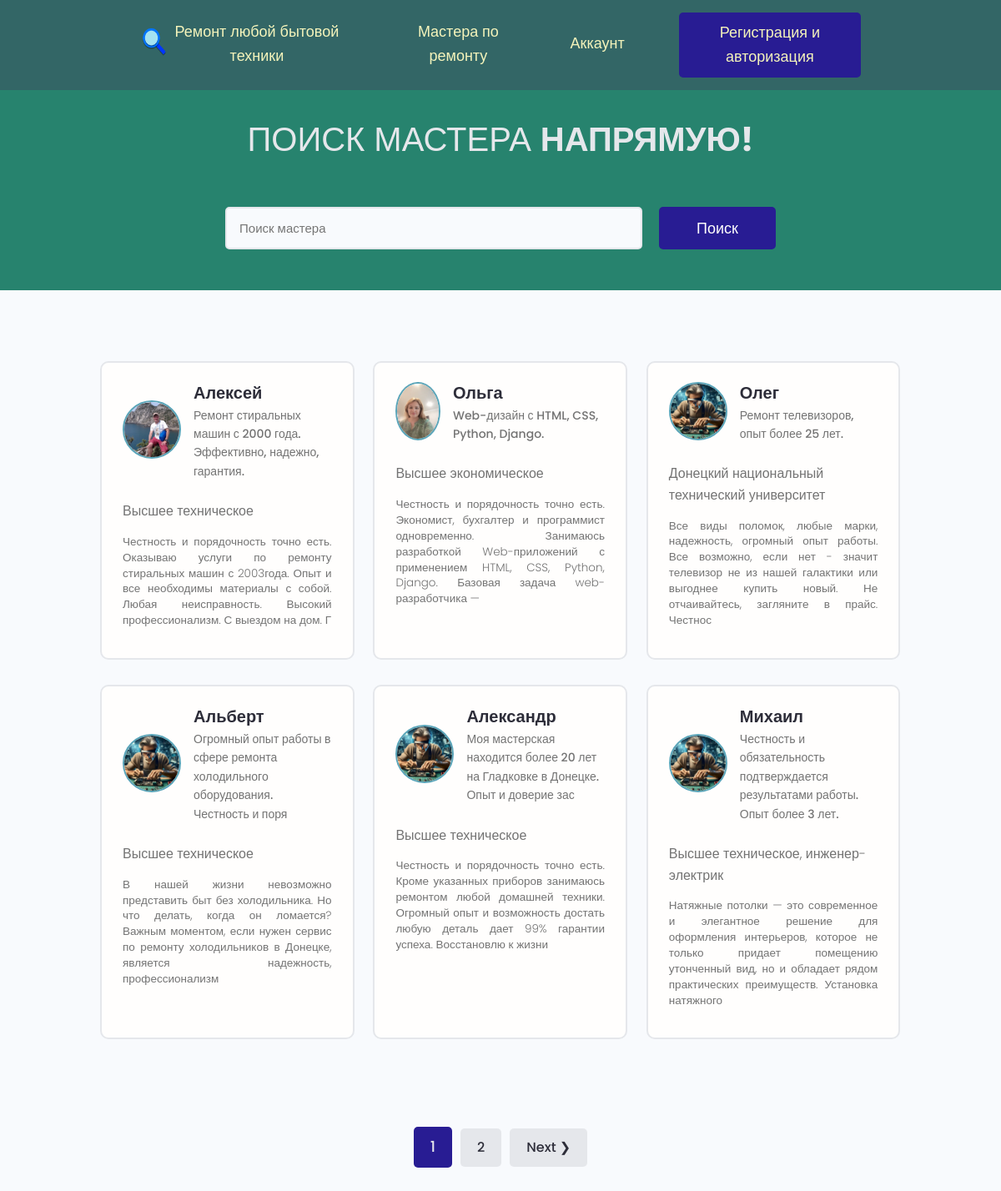
Screenshot of /engineers/ with the database file from the repository.
### engineers/models.py (models this page shows, shortened)
class Engineer(models.Model):
    engineer = models.OneToOneField(User, on_delete=models.CASCADE, blank=True, verbose_name="Мастер")
    name = models.CharField(max_length=200, blank=True, verbose_name="Имя")
    email = models.EmailField(max_length=200, blank=True, verbose_name="Email")
    username = models.CharField(max_length=200, blank=True, verbose_name="Username")
    i_info = models.TextField(max_length=100, blank=True, verbose_name="Кратко")
    all_info = models.TextField(blank=True, verbose_name="Информация")
    engineer_image = models.ImageField(upload_to="repairs/", default="repairs/engineer.jpeg", verbose_name="Фото")
    education = models.CharField(max_length=200, blank=True, verbose_name="Образование")
    price = models.FileField(upload_to="repairs/", default="repairs/price_repair_cleaner.jpeg", verbose_name="Цены")
    social_website = models.CharField(max_length=200, blank=True, verbose_name="Сайт")
    social_vkontakte = models.CharField(max_length=200, blank=True, verbose_name="Вконтакте")
    social_whatsapp = models.CharField(max_length=200, blank=True, verbose_name="WhatsApp")
    social_telegram = models.CharField(max_length=200, blank=True, verbose_name="Телеграм")
    created = models.DateTimeField(auto_now_add=True, verbose_name="Дата создания")

### engineers/views.py (the view)
# urls.py: path('', views.engineers, name="engineers"),
def engineers(request):
    engi, search_query = search_engineers(request)
    custom_range, engi = paginate_engineers(request, engi, 6)
    context = {
        'engineers': engi,
        'search_query': search_query,
        'custom_range': custom_range
    }
    return render(request, 'engineers/index.html', context)

### engineers/utils.py (called while the page is built)
def paginate_engineers(request, rep, results):
    page = request.GET.get('page')
    paginator = Paginator(rep, results)
    try:
        rep = paginator.page(page)
    except PageNotAnInteger:
        page = 1
        rep = paginator.page(page)
    except EmptyPage:
        page = paginator.num_pages
        rep = paginator.page(page)
    right_index = int(page) + 5
    if right_index > paginator.num_pages:
        right_index = paginator.num_pages + 1
    left_index = int(page) - 4
    if left_index < 1:
        left_index = 1
    custom_range = range(left_index, right_index)
    return custom_range, rep

def search_engineers(request):
    search_query = ''
    if request.GET.get('search_query'):  # получаем данные по имени name="search_query"стр16index.html
        search_query = request.GET.get('search_query')
    engi = Engineer.objects.filter(Q(name__icontains=search_query) |
                                   Q(i_info__icontains=search_query) |
                                   Q(all_info__icontains=search_query)
                                   )
    return engi, search_query

### engineers/templates/engineers/index.html (shortened to what this page needs)
{% extends 'rembyt/base.html' %}
{% block content %}
<main class="home">
    <section class="hero-section text-center">
        <div class="container container--narrow">
            <div class="hero-section__box">
                <h2>Поиск мастера <span>Напрямую!</span></h2>
            </div>
            <div class="hero-section__search">
                <form id="search" class="form" action="{% url 'engineers' %}" method="get">
                    <div class="form__field">
                        <input class="input input--text" id="formInput#search" type="text" name="search_query"
                               placeholder="Поиск мастера" value="{{search_query}}"/>
                    </div>
                    <input class="btn btn--sub btn--lg" type="submit" value="Поиск"/>
                </form>
            </div>
        </div>
    </section>
    <section class="devlist">
        <div class="container">
            <div class="grid grid--three">
                {% for engineer in engineers %}
                <div class="column card">
                    <div class="dev">
                        <a href="{% url 'file_engineer' engineer.id %}" class="card__body">
                            <div class="dev__profile">
                                <img class="avatar avatar--md" src="{{ engineer.engineer_image.url }}" alt="image"/>
                                <div class="dev__meta">
                                    <h3>{{ engineer.name }}</h3>
                                    <h5>{{ engineer.i_info|slice:"80" }}</h5>
                                </div>
                            </div>
                            <br>
                            <p>{{ engineer.education|slice:"100" }}</p>
                            <p class="dev__info">
                                {{ engineer.all_info|slice:"200" }}
                            </p>
                        </a>
                    </div>
                </div>
                {% endfor %}
            </div>
        </div>
    </section>
    {% include 'rembyt/pagination.html' with queryset=engineers %}
</main>
{% endblock %}

### rembyt/static/styles/app.css (style rules this page uses)
:root { --color-sub: #2d2d39; }
.btn--sub { background-color: #281c93; font-size: 18px; }
.card { border: 2px solid var(--color-light); }
img { width: 100%; }
.hero-section { height: 30vh; display: flex; align-items: center; background-color: #27836e; }
.hero-section__box { margin-bottom: 4rem; }
.hero-section__box > h2, .hero-section__box > h2 > span { font-size: 4rem; color: var(--color-light); line-height: 1.3; text-transform: uppercase; }
.hero-section__box > h2 { font-weight: 300; }
.hero-section__box > h2 > span { font-weight: 700; }
.hero-section__search > .form { display: flex; align-items: center; justify-content: center; gap: 2rem; }
.hero-section__search > .form input.input--text { width: 50rem; }
.devlist { margin-top: 8rem; }
.devlist .grid { align-items: stretch; }
.devlist .dev .dev__profile { display: flex; align-items: center; gap: 1.5rem; }
.devlist .dev .dev__meta h3 { color: var(--color-sub); font-size: 2rem; font-weight: 700; }
.devlist .dev .dev__meta h5 { color: var(--color-text); font-size: 1.4rem; font-weight: 500; }
.devlist .dev .dev__info { margin: 1.5rem 0; font-size: 1.35rem; line-height: 1.4; text-align: justify; }

### rembyt/static/uikit/styles/modules/_variables.css (style rules this page uses)
:root { --color-main: #5aa5b9; --color-main-light: #e6faff; --color-sub: #3f4156; --color-sub-light: #51546e; --color-sub-lighter: #ededfd; --color-text: #737373; --color-gray: #8b8b8b; --color-light: #e5e7eb; --color-light-gray: #767676; --color-bg: #f8fafd; --color-white: #fffefd; --color-white-light: #f3f3f3; --color-success: #359e64; --color-success-bg: #def8e8; --color-error: #fc4b0b; --color-error-bg: #fff2ee; --font-base: 'Poppins', arial, helvetica, 'Segoe UI', roboto, ubuntu, sans-serif; --font-monospace: 'Fira Code', 'Courier New', courier, monospace; --font-regular: 300; --font-medium: 500; --font-bold: 700; --generic-shadow: 1px 1px 5px #00000010; --generic-transition: all 0.3s ease-in-out; }

### rembyt/static/uikit/styles/modules/_base.css (style rules this page uses)
* { margin: 0; padding: 0; box-sizing: border-box; text-rendering: optimizeLegibility; color: inherit; font-size: inherit; }
html { font-size: 50%; }
@media only screen and (min-width: 480px) { html { font-size: 56.25%; } }
@media only screen and (min-width: 1200px) { html { font-size: 62.5%; } }
body { line-height: 1.6; font-weight: 400; font-size: 1.5rem; color: var(--color-text); background-color: var(--color-bg); min-height: 100vh; }

### rembyt/static/uikit/styles/modules/_typography.css (style rules this page uses)
* { font-family: var(--font-base); }
h2 { font-size: 3.6rem; font-weight: var(--font-bold); }
h3 { font-size: 3.2rem; font-weight: var(--font-medium); }
h5 { font-size: 2.4rem; font-weight: var(--font-medium); }
h5, h6 { font-weight: var(--font-regular); }
p, span, strong { font-size: 1.6rem; color: var(--color-text); font-weight: var(--font-regular); }
a { padding-bottom: 2px; text-decoration: none; display: inline-block; color: var(--color-main); font-weight: var(--font-medium); }

### rembyt/static/uikit/styles/modules/_utilities.css (style rules this page uses)
.container { width: 92%; max-width: 165rem; margin: 0 auto; box-sizing: border-box; }
.container--narrow { width: 92%; max-width: 120rem; }
@media screen and (min-width: 1000px) { .container { width: 90%; } }
@media screen and (min-width: 1000px) { .container--narrow { width: 85%; } }
@media screen and (min-width: 1200px) { .container { width: 80%; } }
@media screen and (min-width: 1200px) { .container--narrow { width: 72%; } }
.text-center { text-align: center; }

### rembyt/static/uikit/styles/modules/_avatar.css (style rules this page uses)
.avatar { border-radius: 50%; border: 2px solid var(--color-main); object-fit: cover; }
.avatar--md { height: 7rem; width: 7rem; }

### rembyt/static/uikit/styles/modules/_button.css (style rules this page uses)
.btn { display: inline-block; position: relative; cursor: pointer; background-color: var(--color-light); font-weight: var(--font-medium); color: var(--color-sub); text-decoration: none; padding: 1rem 2rem; border-radius: 0.5rem; border: none; width: -webkit-fit-content; width: -moz-fit-content; width: fit-content; height: -webkit-fit-content; height: -moz-fit-content; height: fit-content; font-size: 1.6rem; outline-width: 0; outline-color: transparent; -webkit-backface-visibility: hidden; backface-visibility: hidden; transition: all 0.3s ease-in-out; }
.btn--sub { background-color: var(--color-sub); color: var(--color-white); }
.btn--lg { font-size: 1.8rem; padding: 1.2rem 4.5rem; }

### rembyt/static/uikit/styles/modules/_card.css (style rules this page uses)
.card { border-radius: 1rem; background-color: var(--color-white); border: 1.5px solid var(--color-light); width: auto; height: auto; margin-top: 0.5rem; margin-bottom: 0.5rem; overflow: hidden; }
.card__body, .card__header { padding: 2rem 2.5rem; }

### rows the page displays
Engineer: engineer_image (picture), name "Алексей", i_info "Ремонт стиральных машин с 2000 года. Эффективно, надежно, гарантия.", education "Высшее техническое", all_info "Честность и порядочность точно есть. Оказываю услуги по ремонту стиральных машин с 2003года. Опыт и все необходимы материалы с собой. Любая неисправность. Высокий профессионализм. С выездом на дом. Г"
Engineer: engineer_image (picture), name "Ольга", i_info "Web-дизайн с HTML, CSS, Python, Django.", education "Высшее экономическое", all_info "Честность и порядочность точно есть. Экономист, бухгалтер и программист одновременно. Занимаюсь разработкой Web-приложений с применением HTML, CSS, Python, Django. Базовая задача web-разработчика —"
Engineer: engineer_image (picture), name "Олег", i_info "Ремонт телевизоров, опыт более 25 лет.", education "Донецкий национальный технический университет", all_info "Все виды поломок, любые марки, надежность, огромный опыт работы. Все возможно, если нет - значит телевизор не из нашей галактики или выгоднее купить новый. Не отчаивайтесь, загляните в прайс. Честнос"
Engineer: engineer_image (picture), name "Альберт", i_info "Огромный опыт работы в сфере ремонта холодильного оборудования. Честность и поря", education "Высшее техническое", all_info "В нашей жизни невозможно представить быт без холодильника. Но что делать, когда он ломается? Важным моментом, если нужен сервис по ремонту холодильников в Донецке, является надежность, профессионализм"
Engineer: engineer_image (picture), name "Александр", i_info "Моя мастерская находится более 20 лет на Гладковке в Донецке. Опыт и доверие зас", education "Высшее техническое", all_info "Честность и порядочность точно есть. Кроме указанных приборов занимаюсь ремонтом любой домашней техники. Огромный опыт и возможность достать любую деталь дает 99% гарантии успеха. Восстановлю к жизни"
Engineer: engineer_image (picture), name "Михаил", i_info "Честность и обязательность подтверждается результатами работы. Опыт более 3 лет.", education "Высшее техническое, инженер-электрик", all_info "Натяжные потолки — это современное и элегантное решение для оформления интерьеров, которое не только придает помещению утонченный вид, но и обладает рядом практических преимуществ. Установка натяжного"

### other values shown
{{ page }} "1"
{{ page }} "2"
